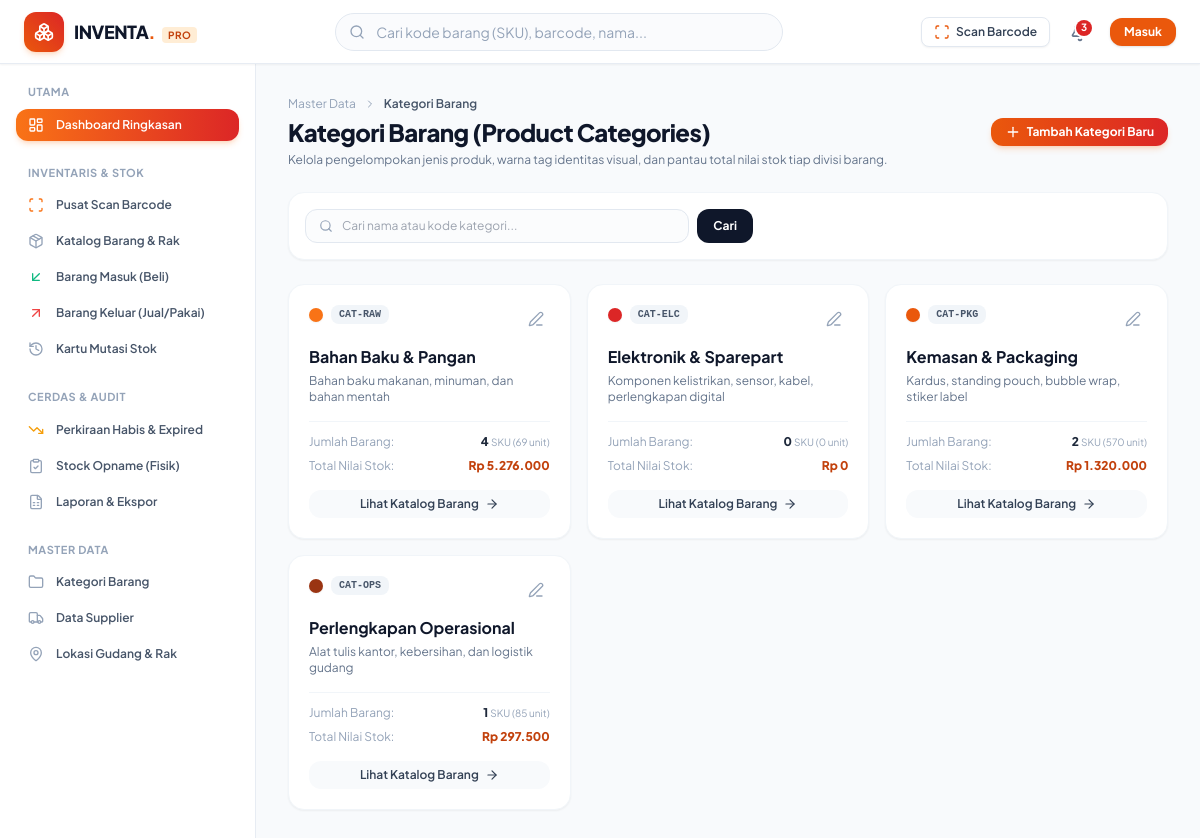
Page /pages/categories/index.php on the committed database.
### tables this page shows
CREATE TABLE `categories` (
  `id` int NOT NULL,
  `name` varchar(100) NOT NULL,
  `code` varchar(50) NOT NULL,
  `color` varchar(20) DEFAULT '#f97316',
  `description` text,
  `created_at` timestamp NULL DEFAULT CURRENT_TIMESTAMP
);

### includes/functions.php (called while the page is built, shortened)
<?php
function sanitize($input): string {
    return htmlspecialchars(trim((string)$input), ENT_QUOTES, 'UTF-8');
}
function format_rupiah($number): string {
    $num = (float)$number;
    return 'Rp ' . number_format($num, 0, ',', '.');
}

### pages/categories/index.php (the view, shortened to what this page needs)
<?php
require_once __DIR__ . '/../../includes/header.php';
require_once __DIR__ . '/../../includes/navbar.php';
$pdo = db();
$search = sanitize($_GET['q'] ?? '');
$where = ["1=1"];
$params = [];
$sql = "
    SELECT c.*,
           COUNT(p.id) as total_products,
           COALESCE(SUM(p.current_stock), 0) as total_stock_units,
           COALESCE(SUM(p.current_stock * p.purchase_price), 0) as total_valuation
    FROM categories c
    LEFT JOIN products p ON p.category_id = c.id
    WHERE " . implode(' AND ', $where) . "
    GROUP BY c.id
    ORDER BY c.name ASC
";
$stmt = $pdo ? $pdo->prepare($sql) : null;
if ($stmt) {
    $stmt->execute($params);
    $categories = $stmt->fetchAll();
} else {
    $categories = [];
}
?>
<div class="flex-1 flex overflow-hidden" x-data="{ addModalOpen: false, editModalOpen: false, editData: {}, selectedColor: '#ea580c' }">
    <?php require_once __DIR__ . '/../../includes/sidebar.php'; ?>
    <main class="flex-1 overflow-y-auto md:ml-64 p-4 sm:p-6 lg:p-8 pb-24 md:pb-8">
        <div class="mb-6 flex flex-col gap-4 sm:flex-row sm:items-center sm:justify-between">
            <div>
                <div class="flex items-center gap-2 text-xs text-slate-400 mb-1">
                    <span>Master Data</span>
                    <i data-lucide="chevron-right" class="h-3 w-3"></i>
                    <span class="text-slate-600 font-semibold">Kategori Barang</span>
                </div>
                <h1 class="text-2xl font-black tracking-tight text-slate-900">
                    Kategori Barang (Product Categories)
                </h1>
                <p class="text-xs text-slate-500 mt-1">
                    Kelola pengelompokan jenis produk, warna tag identitas visual, dan pantau total nilai stok tiap divisi barang.
                </p>
            </div>
            <div class="flex flex-wrap items-center gap-2">
                <button
                    type="button"
                    @click="addModalOpen = true; selectedColor = '#ea580c'"
                    class="inline-flex items-center gap-1.5 rounded-xl bg-gradient-to-r from-brand-600 to-crimson-600 px-3.5 py-1.5 text-xs font-bold text-white shadow-md shadow-brand-500/20 hover:from-brand-700 hover:to-crimson-700 transition"
                >
                    <i data-lucide="plus" class="h-4 w-4"></i>
                    <span>Tambah Kategori Baru</span>
                </button>
            </div>
        </div>
        <div class="mb-6 rounded-2xl bg-white p-4 shadow-sm border border-slate-100">
            <form action="<?= BASE_URL ?>" method="GET" class="flex gap-2 max-w-md">
                <div class="relative flex-1">
                    <i data-lucide="search" class="absolute left-3.5 top-1/2 -translate-y-1/2 h-3.5 w-3.5 text-slate-400"></i>
                    <input
                        type="text"
                        name="q"
                        value="<?= sanitize($search) ?>"
                        placeholder="Cari nama atau kode kategori..."
                        class="w-full rounded-xl border border-slate-200 bg-slate-50/50 py-2 pl-9 pr-3 text-xs text-slate-800 focus:border-brand-500 focus:bg-white focus:outline-none focus:ring-1 focus:ring-brand-500"
                    >
                </div>
                <button type="submit" class="rounded-xl bg-slate-900 px-4 py-2 text-xs font-bold text-white hover:bg-slate-800 transition">
                    Cari
                </button>
            </form>
        </div>
        <?php if (empty($categories)): ?>
            <div class="rounded-3xl bg-white p-12 text-center border border-slate-100 shadow-sm">
                <div class="mx-auto flex h-14 w-14 items-center justify-center rounded-2xl bg-orange-50 text-brand-500 mb-3">
                    <i data-lucide="folder" class="h-8 w-8"></i>
                </div>
                <h3 class="text-base font-bold text-slate-900">Belum ada kategori yang cocok</h3>
                <p class="text-xs text-slate-500 mt-1">Buat kategori baru untuk mulai mengelompokkan katalog barang Anda.</p>
                <div class="mt-4">
                    <button type="button" @click="addModalOpen = true" class="inline-flex items-center gap-1.5 rounded-xl bg-brand-600 px-4 py-2 text-xs font-bold text-white shadow hover:bg-brand-700">
                        <i data-lucide="plus" class="h-4 w-4"></i> Tambah Kategori
                    </button>
                </div>
            </div>
        <?php else: ?>
            <div class="grid grid-cols-1 sm:grid-cols-2 lg:grid-cols-3 xl:grid-cols-4 gap-4">
                <?php foreach ($categories as $cat):
                    $color = !empty($cat['color']) ? $cat['color'] : '#ea580c';
                ?>
                    <div class="group rounded-2xl bg-white p-5 shadow-sm border border-slate-100 hover:shadow-md hover:border-slate-200 transition flex flex-col justify-between">
                        <div>
                            <div class="flex items-start justify-between">
                                <div class="flex items-center gap-2">
                                    <span class="h-3.5 w-3.5 rounded-full shadow-sm" style="background-color: <?= htmlspecialchars($color) ?>;"></span>
                                    <span class="rounded-lg bg-slate-100 px-2 py-0.5 text-[10px] font-mono font-bold text-slate-600">
                                        <?= sanitize($cat['code']) ?>
                                    </span>
                                </div>
                                <div class="flex items-center gap-1">
                                    <button
                                        type="button"
                                        @click="editData = <?= htmlspecialchars(json_encode($cat), ENT_QUOTES, 'UTF-8') ?>; selectedColor = '<?= htmlspecialchars($color) ?>'; editModalOpen = true"
                                        class="rounded-lg p-1.5 text-slate-400 hover:text-blue-600 hover:bg-slate-50 transition"
                                        title="Edit Kategori"
                                    >
                                        <i data-lucide="edit-3" class="h-4 w-4"></i>
                                    </button>
                                </div>
                            </div>
                            <h3 class="text-base font-bold text-slate-900 mt-3 group-hover:text-brand-600 transition">
                                <?= sanitize($cat['name']) ?>
                            </h3>
                            <p class="text-xs text-slate-500 mt-1 line-clamp-2 min-h-[32px]">
                                <?= sanitize($cat['description'] ?: 'Tidak ada deskripsi.') ?>
                            </p>
                        </div>
                        <div class="mt-4 pt-3 border-t border-slate-100 space-y-2">
                            <div class="flex items-center justify-between text-xs">
                                <span class="text-slate-400">Jumlah Barang:</span>
                                <span class="font-black text-slate-800"><?= $cat['total_products'] ?> <span class="text-[10px] text-slate-400 font-normal">SKU (<?= number_format($cat['total_stock_units']) ?> unit)</span></span>
                            </div>
                            <div class="flex items-center justify-between text-xs">
                                <span class="text-slate-400">Total Nilai Stok:</span>
                                <span class="font-black text-brand-700"><?= format_rupiah($cat['total_valuation']) ?></span>
                            </div>
                            <div class="pt-2">
                                <a
                                    href="<?= BASE_URL ?>index.php?page=products&cat=<?= $cat['id'] ?>"
                                    class="w-full inline-flex items-center justify-center gap-1.5 rounded-xl bg-slate-50 hover:bg-brand-50 hover:text-brand-600 py-1.5 px-3 text-xs font-semibold text-slate-700 transition"
                                >
                                    <span>Lihat Katalog Barang</span>
                                    <i data-lucide="arrow-right" class="h-3.5 w-3.5"></i>
                                </a>
                            </div>
                        </div>
                    </div>
                <?php endforeach; ?>
            </div>
        <?php endif; ?>
    </main>
</div>
<?php require_once __DIR__ . '/../../includes/footer.php'; ?>

### rows in the picture
categories: code "CAT-RAW", name "Bahan Baku & Pangan", description "Bahan baku makanan, minuman, dan bahan mentah", total_products "4", total_stock_units "69", total_valuation "Rp 5.276.000"
categories: code "CAT-ELC", name "Elektronik & Sparepart", description "Komponen kelistrikan, sensor, kabel, perlengkapan digital", total_products "0", total_stock_units "0", total_valuation "Rp 0"
categories: code "CAT-PKG", name "Kemasan & Packaging", description "Kardus, standing pouch, bubble wrap, stiker label", total_products "2", total_stock_units "570", total_valuation "Rp 1.320.000"
categories: code "CAT-OPS", name "Perlengkapan Operasional", description "Alat tulis kantor, kebersihan, dan logistik gudang", total_products "1", total_stock_units "85", total_valuation "Rp 297.500"

### other values in the picture
$totalAlerts "3"
